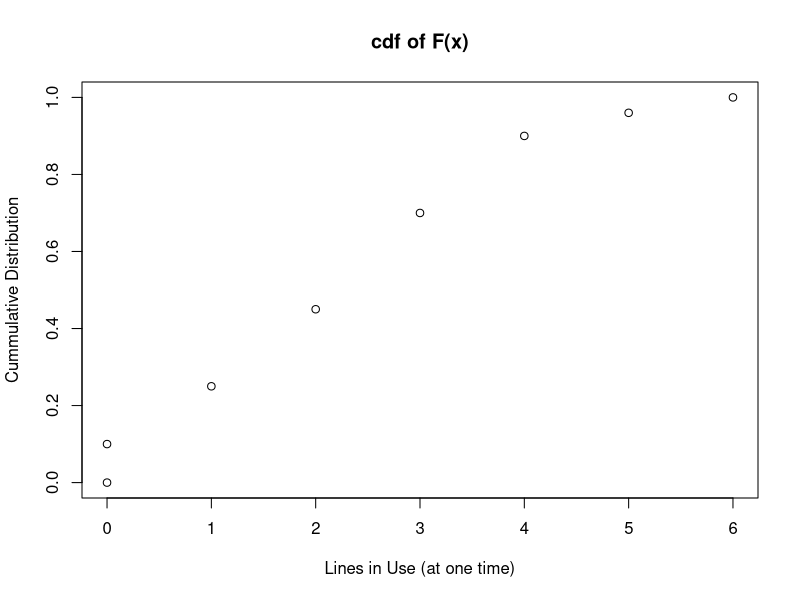

Write the R code that produced this figure.
## ---- chunk 1
library(dplyr)
library(kableExtra) # highlights table when hover over a line
## ---- chunk 2
y <- c(45, 46, 47, 48, 49, 50, 51, 52, 53, 54, 55)
p.y <- c(0.05, 0.10, 0.12, 0.14, 0.25, 0.17, 0.06, 0.05, 0.03, 0.02, 0.01)
df <- data.frame("y" = y, "p.y" = p.y)
df_new <- as.data.frame(t(df))
options(scipen = 50) # get rid of e's
rownames(df_new) <- c("y", "p(y)")
kable(df_new, col.names = NULL) %>%
  kable_paper() %>%
  kable_material(c( "hover"))
## ---- chunk 3
x <- c(0:6)
p.x <- c(0.10, 0.15, 0.20, 0.25, 0.20, 0.06, 0.04)
df <- data.frame("x" = x, "p.x" = p.x)
df_new <- as.data.frame(t(df))
options(scipen = 50) # get rid of e's
rownames(df_new) <- c("x", "p(x)")
kable(df_new, col.names = NULL) %>%
  kable_paper() %>%
  kable_material(c( "hover"))
## ---- chunk 4
x <- c(0,0,1,2,3,4, 5, 6)
y <- c(0,0.1,.25,.45,.7,.9,.96,1)
lines <- data.frame("x" = x, "y" = y)
plot(lines, main = "cdf of F(x)",
     ylab = "Cummulative Distribution",
     xlab = "Lines in Use (at one time)")
## ---- chunk 5
y <- c(0, 1, 2, 3)
p.y <- c(.6, .25, .1, .05)
df <- data.frame("y" = y, "p.y" = p.y)
df_new <- as.data.frame(t(df))
options(scipen = 50) # get rid of e's
rownames(df_new) <- c("y", "p(y)")
kable(df_new, col.names = NULL) %>%
  kable_paper() %>%
  kable_material(c( "hover"))
## ---- chunk 6
x <- c(1:6)
p.x <- c("1/15", "2/15", "3/15", "4/15", "3/15", "2/15")
df <- data.frame("x" = x, "p.x" = p.x)
df_new <- as.data.frame(t(df))
options(scipen = 50) # get rid of e's
rownames(df_new) <- c("x", "p(x)")
kable(df_new, col.names = NULL) %>%
  kable_paper()%>%
  kable_material(c( "hover"))
## ---- chunk 7
x <- c(1:6)
y.3 <- c(-2, 2, 6, 6, 6, 6)
y.4 <- c(-4, 0, 4, 8, 8, 8)
df <- data.frame("x" = x, "y.3" = y.3, "y.4" = y.4)
df_new <- as.data.frame(t(df))
options(scipen = 50) # get rid of e's
rownames(df_new) <- c("x", "y when n = 3", "y when n = 4")
kable(df_new, col.names = NULL, row.names = ) %>%
  kable_paper() %>%
  kable_material(c( "hover"))
## ---- chunk 8
z <- c(1:4)
p.z <- c(.2, .4, .3, .1)
df <- data.frame("z" = z, "p.z" = p.z)
df_new <- as.data.frame(t(df))
options(scipen = 50) # get rid of e's
rownames(df_new) <- c("z", "p(z)")
kable(df_new, col.names = NULL) %>%
  kable_paper()%>%
  kable_material(c( "hover"))
## ---- chunk 9
z <- c(1:4)
y <- c(95, 90, 85, 80)
df <- data.frame("z" = z, "y" = y)
df_new <- as.data.frame(t(df))
options(scipen = 50) # get rid of e's
kable(df_new, col.names = NULL) %>%
  kable_paper()%>%
  kable_material(c( "hover"))
